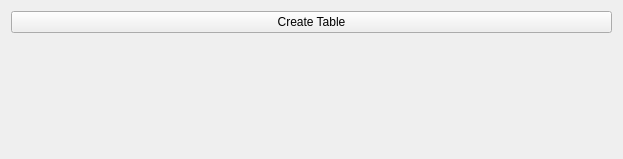
<?xml version="1.0" encoding="UTF-8"?>
<ui version="4.0">
 <class>Widget</class>
 <widget class="QWidget" name="Widget">
  <property name="geometry">
   <rect>
    <x>0</x>
    <y>0</y>
    <width>623</width>
    <height>159</height>
   </rect>
  </property>
  <property name="windowTitle">
   <string>Widget</string>
  </property>
  <layout class="QVBoxLayout" name="verticalLayout">
   <item>
    <widget class="QPushButton" name="pushButton">
     <property name="text">
      <string>Create Table</string>
     </property>
    </widget>
   </item>
   <item>
    <widget class="QLabel" name="label">
     <property name="font">
      <font>
       <pointsize>14</pointsize>
       <bold>true</bold>
      </font>
     </property>
     <property name="text">
      <string/>
     </property>
    </widget>
   </item>
  </layout>
 </widget>
 <resources/>
 <connections/>
</ui>
